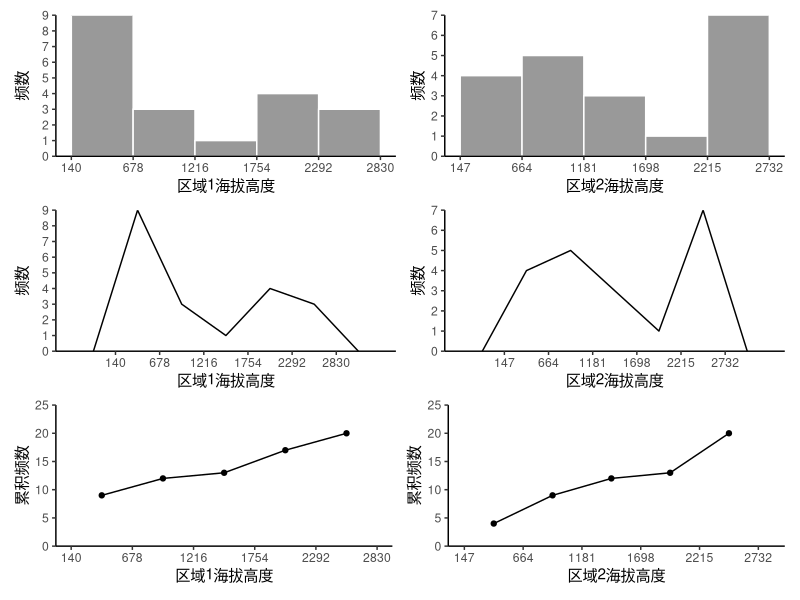

R code for this plot:
## ---- chunk 1
knitr::opts_chunk$set(echo = TRUE,
                      dpi = 600,
                      warning = FALSE,
                      message = FALSE,
                      out.width = "100%",
                      out.height = "450px",
                      fig.align = 'center',
                      comment = "#>",
                      htmltools.dir.version = FALSE)
## ---- chunk 2
h1 = c(140,180,185.5,189,201,355,387,455,613,888,
       921,1010,1245,2017,2214,2219,2230,2450,2714,2830)

h2 = c(147,2732,2654,2430,2330,2254,2134,2459,2631,1037,
       1554,1184,1239,673,833,839,920,217,338,461)
## ---- chunk 3
library(tidyverse)

geom_cumufreq = \(data,class,newnum){
  newnum = tibble(n1 = newnum,
                  n2 = lead(newnum)) |> 
    mutate(n = (n1 + n2) / 2) |> 
    pull(n) |> 
    na.omit()
  dtcu = data %>% 
    group_by({{class}}) %>% 
    summarise(freq = n()) %>%
    arrange(class) %>%
    mutate(cum_freq = cumsum(freq)) %>% 
    mutate(newnum = newnum)
  p = ggplot(dtcu, aes(x = {{newnum}}, y = cum_freq)) +
  geom_line() +
  geom_point() +
  scale_y_continuous(name = "累积频数",
                     expand = c(0,0),
                     limits = c(0,25),
                     breaks = seq(0,25,5))
  return(p)
}

h1 = tibble(height = h1) %>% 
  mutate(class = cut(h1, include.lowest = T, right = F, labels = F,
                     breaks = seq(min(h1), max(h1), by = 538)))
h2 = tibble(height = h2) %>% 
  mutate(class = cut(h2, include.lowest = T, right = F, labels = F,
                     breaks = seq(min(h2), max(h2), by = 517)))

y1 = h1 %>% 
  group_by(class) %>% 
  summarise(freq = n()) %>% 
  pull(freq) %>% 
  max()

y2 = h1 %>% 
  group_by(class) %>% 
  summarise(freq = n()) %>% 
  pull(freq) %>% 
  max()

y1 = y1 + 1; y2 = y2 + 1

ggplot(data = h1) +
  geom_histogram(aes(height),
                 color='white',fill='gray60',
                 breaks = seq(140,2830,by = 538)) +
  scale_y_continuous(name = "频数",
                     expand = c(0,0),
                     breaks = 0:y1) +
  scale_x_continuous(name = '区域1海拔高度',
                     breaks = seq(140,2830,by = 538)) +
  theme_classic() -> h11

ggplot(data = h1) +
  geom_freqpoly(aes(height),
                breaks = seq(140,2830,by = 538)) +
  scale_y_continuous(name = "频数",
                     expand = c(0,0),
                     breaks = 0:y1) +
  scale_x_continuous(name = '区域1海拔高度',
                     breaks = seq(140,2830,by = 538)) +
  theme_classic() -> h12

geom_cumufreq(h1,class,seq(140,2830,by = 538)) +
  scale_x_continuous(name = '区域1海拔高度',
                     limits = c(140,2830),
                     breaks = seq(140,2830,by = 538)) +
  theme_classic() -> h13

ggplot(data = h2) +
  geom_histogram(aes(height),
                 color='white',fill='gray60',
                 breaks = seq(147,2732,by = 517)) +
  scale_y_continuous(name = "频数",
                     expand = c(0,0),
                     breaks = 0:y2) +
  scale_x_continuous(name = '区域2海拔高度',
                     breaks = seq(147,2732,by = 517)) +
  theme_classic() -> h21

ggplot(data = h2) +
  geom_freqpoly(aes(height),
                breaks = seq(147,2732,by = 517)) +
  scale_y_continuous(name = "频数",
                     expand = c(0,0),
                     breaks = 0:y2) +
  scale_x_continuous(name = '区域2海拔高度',
                     breaks = seq(147,2732,by = 517)) +
  theme_classic() -> h22

geom_cumufreq(h2,class,seq(147,2732,by = 517)) +
  scale_x_continuous(name = '区域2海拔高度',
                     limits = c(140,2830),
                     breaks = seq(147,2732,by = 517)) +
  theme_classic() -> h23

library(patchwork)

(h11 + h21) / (h12 + h22) / (h13 + h23)
